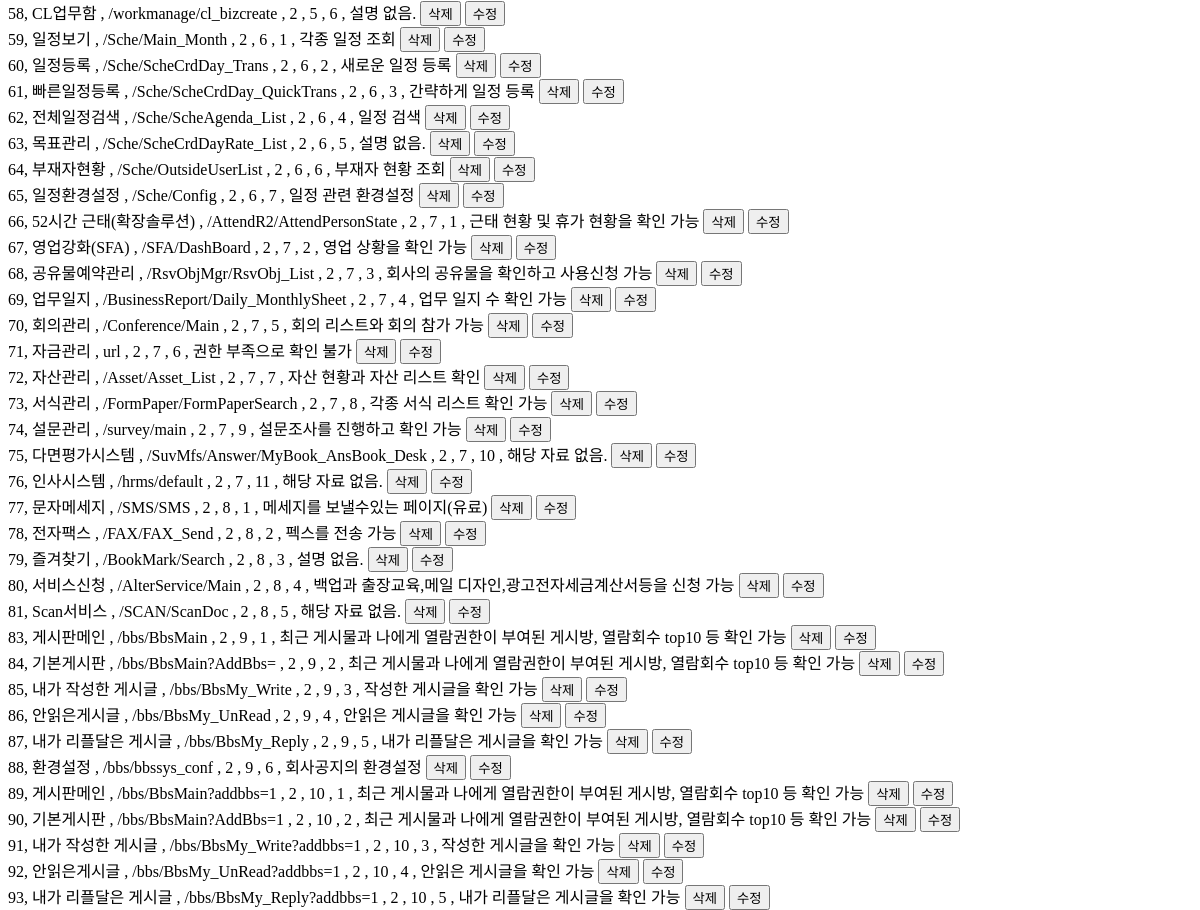
/admin (middle part), run on an earlier commit of the app's database.
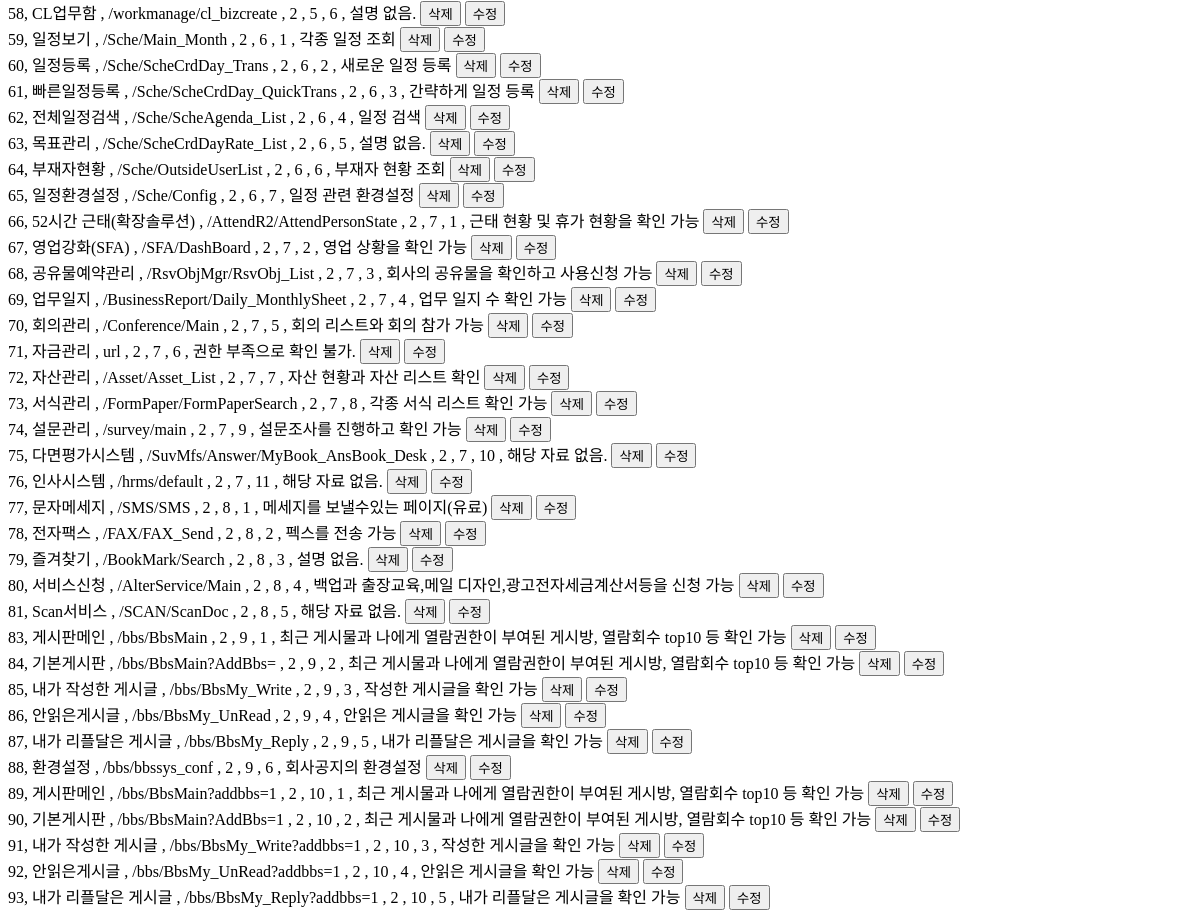
And on a later commit of the database.
### __init__.py (models this page shows, shortened)
class sitemap(db.Model):
    id = db.Column(db.Integer,primary_key = True,autoincrement=True)
    title = db.Column(db.String(255), nullable = False)
    url = db.Column(db.String(255), unique = True, nullable = True)
    depth = db.Column(db.Integer, nullable = False)
    pid = db.Column(db.Integer, nullable = False)
    sortseq = db.Column(db.Integer, unique = True, nullable = False)
    describe = db.Column(db.String(255), unique = True, nullable = True)

### __init__.py (the view)
@app.route("/admin")
def admin():
    all_data = sitemap.query.order_by(sitemap.id.desc()).all() # selelct * from sitmemap
    return render_template("admin.html",sitemap = all_data)

### templates/admin.html (shortened to what this page needs)
<!DOCTYPE html>
<html lang="en">
<head>
</head>
<body>
    {% for row in sitemap | sort(attribute='id')%}
        {{row.id}}, {{row.title}} , {{row.url}} , {{row.depth}} , {{row.pid}} , {{row.sortseq}} , {{row.describe}}
        <input type="button" value="삭제" onclick="fDel('{{row.id}}')">
        <input type="button" value="수정" onclick="fEdit('{{row.id}}', '{{row.title}}', '{{row.url}}', '{{row.depth}}', '{{row.pid}}','{{row.sortseq}}', '{{row.describe}}')">
        <br>
    {% endfor %}
</body>
</html>

What changed in the data, as far as the page shows it:
changed sitemap "자금관리": describe "권한 부족으로 확인 불가" → "권한 부족으로 확인 불가."
